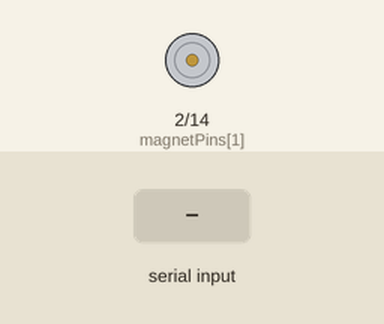
Bench run of a sketch on a simulated Arduino Uno, built with avr-gcc and run on an emulated ATmega328P. Parts: motor-driver pin pairs drawn as motors (green arrow = first pin HIGH = forward, orange = second pin HIGH = backward, longer = more drive). The inputs (shaded band) are chosen by the test bench. What the sketch prints to the serial monitor is not drawn.

Above: at 1.2 s.
1.3 s: "30,150\n" received over Serial
At 2.2 s:
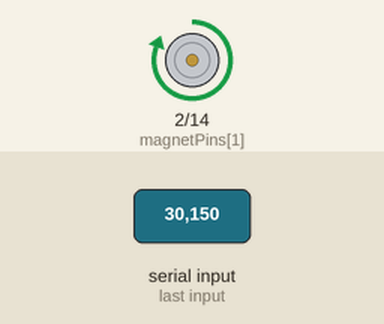
2.8 s: "20\n" received over Serial
At 3.4 s:
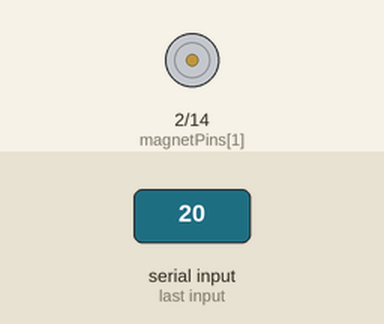
4.3 s: "21\n" received over Serial
At 5.7 s:
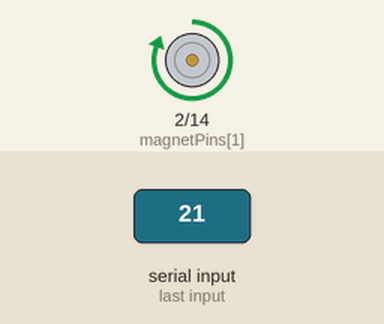
Timing chart, 0 to 7.3 s (numbered marks = the images above; inputs shaded):
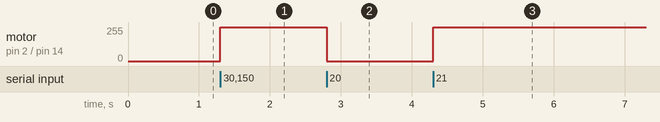

Measured:
- after the input at 1.3 s, motor on pin 2 (magnetPins[1]) / pin 14 (magnetPins[2]): stopped → forward 255/255 at once
- after the input at 2.8 s, motor on pin 2 (magnetPins[1]) / pin 14 (magnetPins[2]): forward 255/255 → stopped at once
- after the input at 4.3 s, motor on pin 2 (magnetPins[1]) / pin 14 (magnetPins[2]): stopped → forward 255/255 at once

The sketch:

electromagnet.ino
```cpp
const int magnetPins[] = {1, 2, 14}; //电磁铁引脚，后续可根据需要更改

void setup()
{
  Serial.begin(115200);
  pinMode(magnetPins[0],OUTPUT);
  pinMode(magnetPins[1],OUTPUT);
  pinMode(magnetPins[2],OUTPUT);
//将三个电磁铁引脚设置为输出模式
  digitalWrite(magnetPins[0],HIGH);
  digitalWrite(magnetPins[1],HIGH);
  digitalWrite(magnetPins[2],HIGH);
//初始状态设置为HIGH
  Serial.println("Magnet control ready. Send 1/0 command via Serial.");
}

void loop() {
  if (Serial.available())
  {
    String cmd = Serial.readStringUntil('\n'); // 读取字符串命令，假设命令开头是"1"或"2"或"3"，中间是1或0（表示高低电平），结尾是'\n'
    int value = cmd.toInt();
    switch(value){
      case 10:
      digitalWrite(magnetPins[0],LOW);
      break;
      case 11:
      digitalWrite(magnetPins[0],HIGH);
      break;
      case 20:
      digitalWrite(magnetPins[1],LOW);
      break;
      case 21:
      digitalWrite(magnetPins[1],HIGH);
      break;
      case 30:
      digitalWrite(magnetPins[2],LOW);
      break;
      case 31:
      digitalWrite(magnetPins[2],HIGH);
      default:
      Serial.println("Invalid input\n");
    }
  }
}
```
